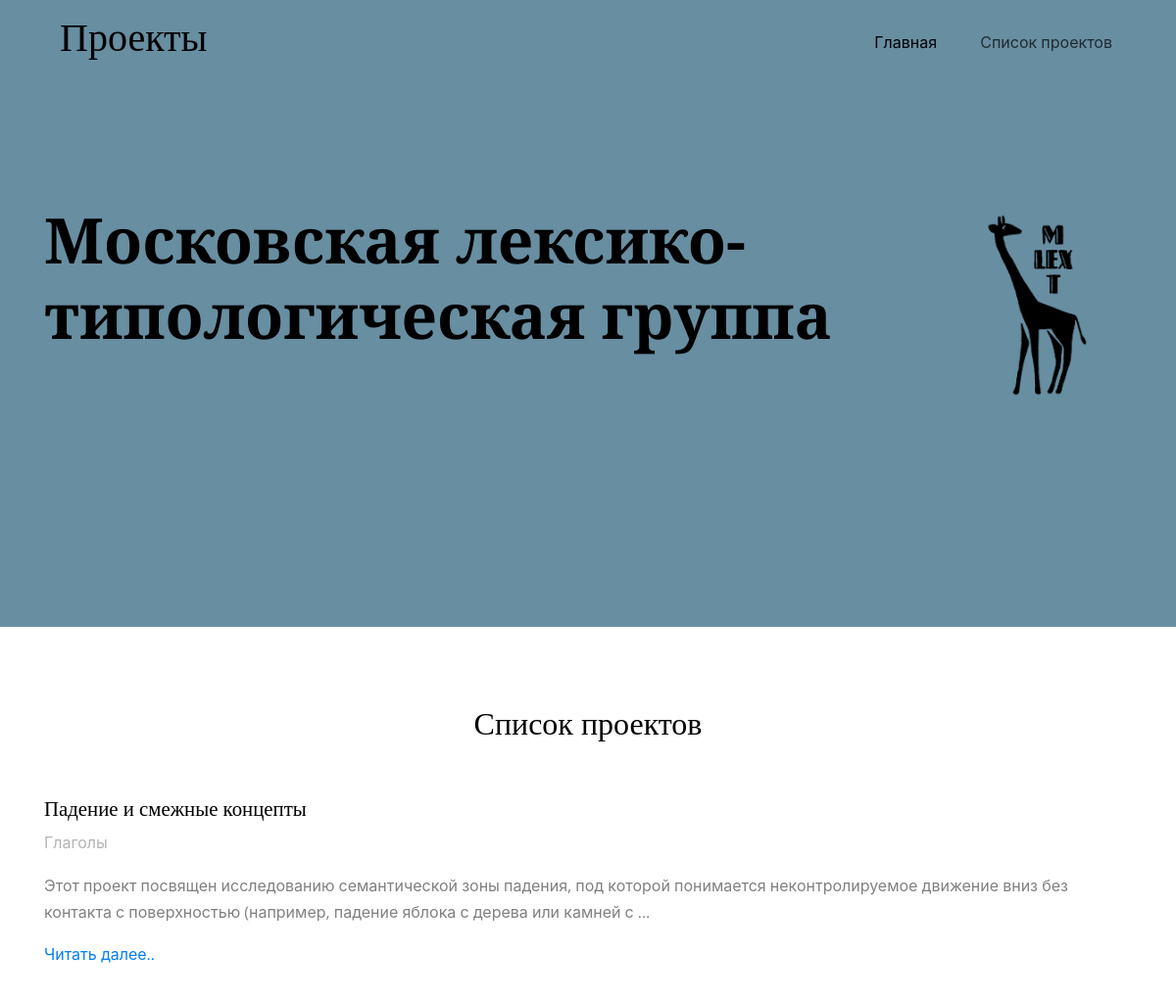
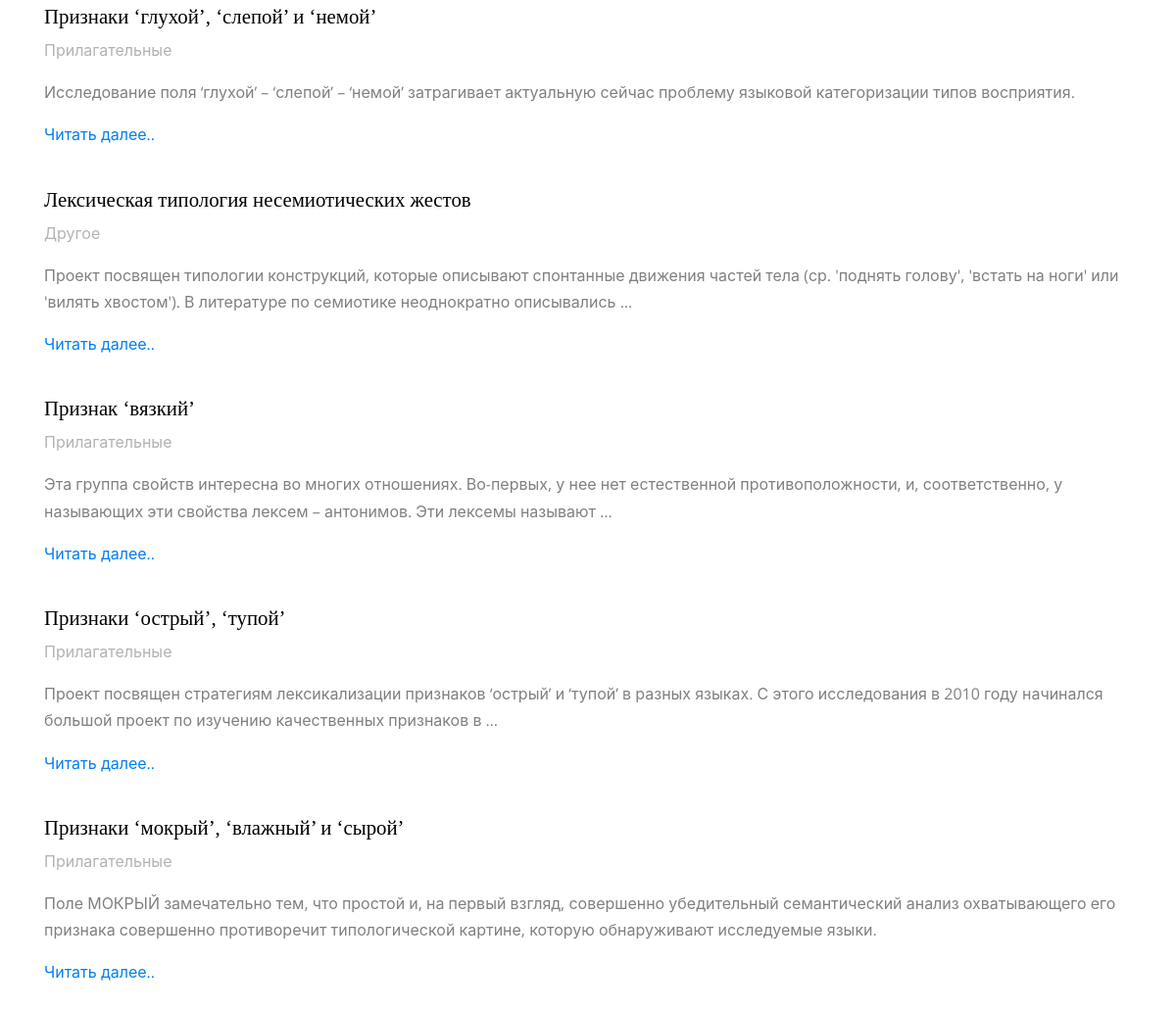
The page / on the database its author committed (2 pictures, top to bottom).
### projects/models/projects.py (models this page shows, shortened)
class Projects(models.Model):
	title = models.CharField('Название_проекта', max_length = 150)
	group = models.ForeignKey('ProjectGroups', verbose_name="Группа", on_delete=models.SET_NULL, null=True)
	language = models.ManyToManyField('ProjectLanguages',blank = True)
	members = models.ManyToManyField('ProjectMembers', blank = True)
	description = models.TextField("Описание", default='')
	short_description = models.TextField("Краткое_описание", default='')
	publications = models.ManyToManyField('ProjectPublications', blank = True)
	qualification_works = models.ManyToManyField('ProjectQualificationWorks', blank = True)
	search_database = models.OneToOneField('ProjectSearch',on_delete=models.SET_NULL, null=True, blank = True)
	url = models.SlugField(max_length=130, unique=True)
	def get_absolute_url(self):
		return reverse('project_detail', kwargs = {'slug': self.url})
	class Meta:
		verbose_name = 'Проект'
		verbose_name_plural = 'Проекты'

class ProjectGroups(models.Model):
	name = models.CharField('Группа_проекта', max_length = 100)
	url = models.SlugField(max_length=130, unique=True)
	def __str__(self):
		return self.name
	class Meta:
		verbose_name = 'Группа проекта'
		verbose_name_plural = 'Группы проекта'

### projects/views.py (the view)
# urls.py: path('', views.ProjectsView.as_view(), name = 'home'),
class ProjectsView(ListView):
	model = Projects
	queryset = Projects.objects.all()

### templates/projects/projects_list.html
{% extends 'projects/base.html' %}
{% load static %}
{% block navbar1 %}
<h1 class="mb-0 site-logo"><a href="http://mlext.pythonanywhere.com/" class="nav-link">Проекты</a></hi>
{% endblock %}
{% block navbar %}
<li><a href="#home-section" class="nav-link">Главная</a></li>
<li><a href="#about-section" class="nav-link">Список проектов</a></li>
{% endblock %}
{% block content %}
<section class="site-blocks-cover overflow-hidden">
	<div class="container">
		<div class="row">
			<div class="col-lg-12 align-self-center">
				<div class="row">
					<div class="col-lg-9">
						<h1>Московская лексико-типологическая группа</h1>
					</div>
					<div class="col-lg-2 ml-auto"><img src="{% static 'images/zhiraf.png' %}" alt="" class="img-fluid w-75"></div>
				</div>
			</div>
		</div>
	</div>
</section>
<section class="site-section" id="about-section">
	<div class="container">
		<div class="row mb-5 justify-content-center" data-aos="fade-up">
			<div class="col-md-7 text-center">
				<h2 class="text-black">Список проектов</h2>
			</div>
		</div>
		<div class="row">
			{% for project in projects_list %}
			<div class="col-md-12 mb-4" data-aos="fade-up">
				<div class="d-lg-flex blog-entry">
					<div class="blog-entry-text">
						<h3><a href="{{project.get_absolute_url}}">{{project.title}}</a></h3>
						<span class="post-meta mb-3 d-block">{{project.group}}</span>
						<p>{{project.short_description|truncatewords:25}}</p>
						<p><a href="{{project.get_absolute_url}}" class="">Читать далее..</a></p>
					</div>
				</div>
			</div>
			{% endfor %}
		</div>
	</div>
</section>
{% endblock %}

### templates/projects/base.html (shortened to what this page needs)
{% extends 'base.html' %}

### templates/base.html (shortened to what this page needs)
<!doctype html>
{% load static %}
<html lang="ru">
<head>
		<link href="https://cdn.jsdelivr.net/npm/bootstrap@5.2.2/dist/css/bootstrap.min.css" rel="stylesheet">
	<link rel="stylesheet" href="{% static 'fonts/icomoon/style.css' %}">
	<link rel="stylesheet" href="{% static 'css/bootstrap.min.css' %}">
	<link rel="stylesheet" href="{% static 'css/jquery-ui.css' %}">
	<link rel="stylesheet" href="{% static 'css/owl.carousel.min.css' %}">
	<link rel="stylesheet" href="{% static 'css/owl.theme.default.min.css' %}">
	<link rel="stylesheet" href="{% static 'css/owl.theme.default.min.css' %}">
	<link rel="stylesheet" href="{% static 'css/jquery.fancybox.min.css' %}">
	<link rel="stylesheet" href="{% static 'css/bootstrap-datepicker.css' %}">
	<link rel="stylesheet" href="{% static 'fonts/flaticon/font/flaticon.css' %}">
	<link rel="stylesheet" href="{% static 'css/aos.css' %}">
	<link rel="stylesheet" href="{% static 'css/style.css' %}">
</head>
<body data-spy="scroll" data-target=".site-navbar-target" data-offset="300" id="home-section">
	<div class="site-wrap">
		<header class="site-navbar js-sticky-header site-navbar-target" role="banner">
			<div class="container">
				<div class="row align-items-center">
					<div class="col-6 col-xl-2">
						{% block navbar1 %}{% endblock %}
					</div>
					<div class="col-12 col-md-10 d-none d-xl-block">
						<nav class="site-navigation position-relative text-right" role="navigation">
							<ul class="site-menu main-menu js-clone-nav mr-auto d-none d-lg-block">
								{% block navbar %}{% endblock %}
							</ul>
						</nav>
					</div>
				</div>
			</div>
		</header>
		{% block content %} {% endblock %}
	</div>
</body>
</html>

### projects/static/css/style.css (style rules this page uses)
html { overflow-x: hidden; }
body { line-height: 1.7; color: gray; font-weight: 400; font-size: 1rem; }
a { -webkit-transition: .3s all ease; -o-transition: .3s all ease; transition: .3s all ease; }
h1, h2, h3, h4, h5, .h1, .h2, .h3, .h4, .h5 { font-family: "Playfair Display"; }
.text-black { color: #000 !important; }
body:after { -webkit-transition: .3s all ease-in-out; -o-transition: .3s all ease-in-out; transition: .3s all ease-in-out; }
.site-section { padding: 2.5em 0; }
@media (min-width: 768px) { .site-section { padding: 5em 0; } }
.site-navbar { margin-bottom: 0px; z-index: 1999; position: absolute; top: 0; width: 100%; border-bottom: rgba(255, 255, 255, 0.7); }
.site-navbar .site-logo { position: relative; left: 0; top: -5px; }
.site-navbar .site-navigation .site-menu { margin-bottom: 0; }
.site-navbar .site-navigation .site-menu .active { color: #037ef3; display: inline-block; padding: 5px 20px; }
.site-navbar .site-navigation .site-menu a { text-decoration: none !important; display: inline-block; }
.site-navbar .site-navigation .site-menu > li { display: inline-block; }
.site-navbar .site-navigation .site-menu > li > a { padding: 30px 20px; color: #000; display: inline-block; text-decoration: none !important; }
.site-mobile-menu .site-nav-wrap { padding: 0; margin: 0; list-style: none; position: relative; }
.site-mobile-menu .site-nav-wrap a { padding: 10px 20px; display: block; position: relative; color: #212529; }
.site-mobile-menu .site-nav-wrap li { position: relative; display: block; }
.site-mobile-menu .site-nav-wrap li .active { color: #037ef3; }
.site-mobile-menu .site-nav-wrap > li { display: block; position: relative; float: left; width: 100%; }
.site-mobile-menu .site-nav-wrap > li > a { padding-left: 20px; font-size: 20px; }
.sticky-wrapper .site-navbar { -webkit-transition: .3s all ease; -o-transition: .3s all ease; transition: .3s all ease; }
.sticky-wrapper .site-navbar .site-logo a { color: #000; }
.sticky-wrapper .site-navbar .site-menu > li > a { color: rgba(0, 0, 0, 0.7) !important; }
.sticky-wrapper .site-navbar .site-menu > li > a:hover, .sticky-wrapper .site-navbar .site-menu > li > a.active { color: #000 !important; }
.site-blocks-cover { background-size: cover; background-repeat: no-repeat; background-position: top; background-position: center center; background-color: #688ea1; }
.site-blocks-cover.overflow-hidden { overflow: hidden; }
.site-blocks-cover, .site-blocks-cover > .container > .row { height: calc(80vh); min-height: 400px; }
.site-blocks-cover h1 { font-size: 4rem; color: #000; font-weight: 900; }
.blog-entry h3 { font-size: 1.3rem; }
.blog-entry h3 a { color: #000; }
.blog-entry .blog-entry-text .post-meta { color: #b3b3b3; }

### rows shown on the page
Projects: title "Падение и смежные концепты", group "Глаголы", short_description "Этот проект посвящен исследованию семантической зоны падения, под которой понимается неконтролируемое движение вниз без контакта с поверхностью (например, падение яблока с дерева или камней с …"
Projects: title "Признаки ‘глухой’, ‘слепой’ и ‘немой’", group "Прилагательные", short_description "Исследование поля ‘глухой’ – ‘слепой’ – ‘немой’ затрагивает актуальную сейчас проблему языковой категоризации типов восприятия."
Projects: title "Лексическая типология несемиотических жестов", group "Другое", short_description "Проект посвящен типологии конструкций, которые описывают спонтанные движения частей тела (ср. 'поднять голову', 'встать на ноги' или 'вилять хвостом'). В литературе по семиотике неоднократно описывались …"
Projects: title "Признак ‘вязкий’", group "Прилагательные", short_description "Эта группа свойств интересна во многих отношениях. Во-первых, у нее нет естественной противоположности, и, соответственно, у называющих эти свойства лексем – антонимов. Эти лексемы называют …"
Projects: title "Признаки ‘острый’, ‘тупой’", group "Прилагательные", short_description "Проект посвящен стратегиям лексикализации признаков ‘острый’ и ‘тупой’ в разных языках. С этого исследования в 2010 году начинался большой проект по изучению качественных признаков в …"
Projects: title "Признаки ‘мокрый’, ‘влажный’ и ‘сырой’", group "Прилагательные", short_description "Поле МОКРЫЙ замечательно тем, что простой и, на первый взгляд, совершенно убедительный семантический анализ охватывающего его признака совершенно противоречит типологической картине, которую обнаруживают исследуемые языки."
